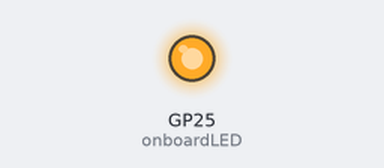
Recording of a program running on a simulated Raspberry Pi Pico running MicroPython. Shown: output pins drawn as LEDs (lit = HIGH). At 10.5 s the program stops and its outputs stay as they are.

Above: at 0.1 s.
At 10.1 s:
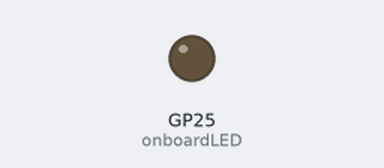
Timing chart, 0 to 11.6 s (numbered marks = the images above):
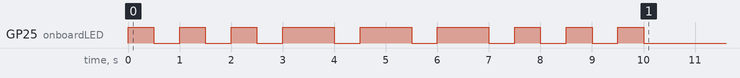

Measured:
- by itself, GP25 (onboardLED): LOW → HIGH at 0.00 s, → LOW 0.50 s later, → HIGH 0.50 s later, → LOW 0.50 s later, … (18 changes in this stretch)

The program:

Day1b.py
```python
'''
Turn on board LED on (plus SOS signal!)
'''
# Imports
from machine import Pin
import time

# Set up Pin
onboardLED = Pin(25, Pin.OUT)

# Turn of LED
onboardLED.value(0)

# SOS
dash = 1
dot = 0.5

for i in range(3):
    onboardLED.value(1)
    time.sleep(dot)
    onboardLED.value(0)
    time.sleep(dot)

for i in range(3):
    onboardLED.value(1)
    time.sleep(dash)
    onboardLED.value(0)
    time.sleep(dot)

for i in range(3):
    onboardLED.value(1)
    time.sleep(dot)
    onboardLED.value(0)
    time.sleep(dot)
```
